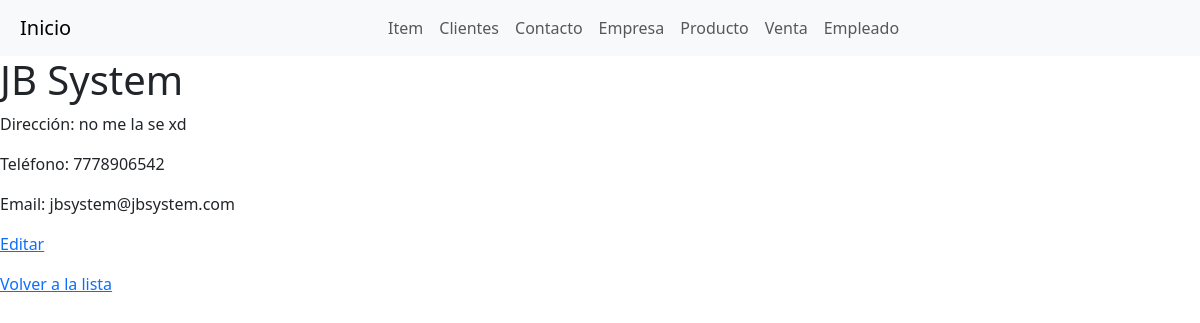
Screenshot of /empresa/2/ with the database file from the repository.
### myapp/models.py (models this page shows, shortened)
class Empresa(models.Model):
    nombre = models.CharField(max_length=100)
    direccion = models.CharField(max_length=255)
    telefono = models.CharField(max_length=15)
    email = models.EmailField()
    cliente = models.ForeignKey(Cliente, on_delete=models.CASCADE)

### myapp/views.py (the view)
# urls.py: path('empresa/<int:pk>/', views.empresa_detail, name='empresa_detail'),
def empresa_detail(request, pk):
    empresa = get_object_or_404(Empresa, pk=pk)
    return render(request, 'empresa_detail.html', {'empresa': empresa})

### myapp/templates/empresa_detail.html (shortened to what this page needs)
<html>
<head>
    <link href="https://cdn.jsdelivr.net/npm/bootstrap@5.3.3/dist/css/bootstrap.min.css" rel="stylesheet" />
</head>
<body>
    <nav class="navbar navbar-expand-lg navbar-light bg-light">
        <a class="navbar-brand" href="{% url 'admin_dashboard' %}">Inicio</a>
        <div class="collapse navbar-collapse" id="navbarNav">
          <ul class="navbar-nav">
            <li class="nav-item">
              <a class="nav-link" href="{% url 'item_list' %}">Item</a>
            </li>
            <li class="nav-item">
              <a class="nav-link" href="{% url 'cliente_list' %}">Clientes</a>
            </li>
            <li class="nav-item">
              <a class="nav-link" href="{% url 'contacto_list' %}">Contacto</a>
            </li>
            <li class="nav-item">
              <a class="nav-link" href="{% url 'empresa_list' %}">Empresa</a>
            </li>
            <li class="nav-item">
              <a class="nav-link" href="{% url 'producto_list' %}">Producto</a>
            </li>
            <li class="nav-item">
              <a class="nav-link" href="{% url 'venta_list' %}">Venta</a>
            </li>
            <li class="nav-item">
              <a class="nav-link" href="{% url 'empleado_list' %}">Empleado</a>
            </li>
          </ul>
        </div>
      </nav>
    <h1>{{ empresa.nombre }}</h1>
    <p>Dirección: {{ empresa.direccion }}</p>
    <p>Teléfono: {{ empresa.telefono }}</p>
    <p>Email: {{ empresa.email }}</p>
    <p><a href="{% url 'empresa_edit' empresa.pk %}">Editar</a></p>
    <p><a href="{% url 'empresa_list' %}">Volver a la lista</a></p>
</body>
</html>

### myapp/templates/empresa_detail.html (style rules this page uses)
.navbar-nav { width: 100%; display: flex; justify-content: center; }
.navbar-brand { margin-left: 20px; display: flex; justify-content: center; }

### rows the page displays
Empresa: nombre "JB System", direccion "no me la se xd", telefono "7778906542", email "jbsystem@jbsystem.com"
